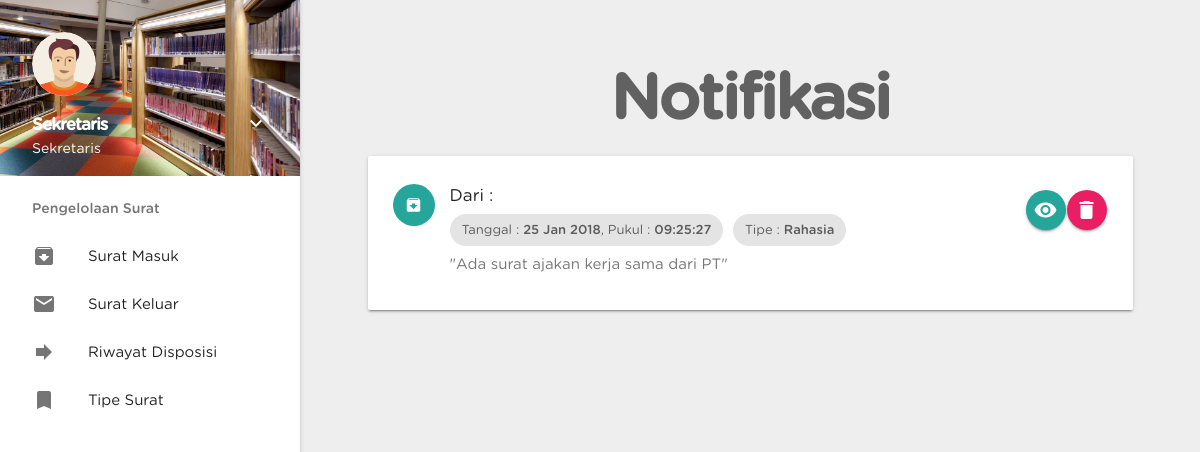
Screenshot of /manager.php (signed in) with the database file from the repository.
### tables this page shows
CREATE TABLE `tbl_disposisi` (
  `kd_disposisi` varchar(10) NOT NULL,
  `tanggal_disposisi` timestamp NOT NULL DEFAULT CURRENT_TIMESTAMP ON UPDATE CURRENT_TIMESTAMP,
  `dibalas_kepada` varchar(35) NOT NULL,
  `deskripsi` text NOT NULL,
  `notifikasi` varchar(35) NOT NULL,
  `status` varchar(15) NOT NULL DEFAULT 'belum' COMMENT 'dibaca/belum',
  `kd_surat` varchar(10) NOT NULL,
  `kd_user` varchar(10) NOT NULL,
  `kd_disposisi_terusan` varchar(10) DEFAULT NULL
);

CREATE TABLE `tbl_tipe_surat` (
  `kd_tipe_surat` varchar(10) NOT NULL,
  `tipe` varchar(35) NOT NULL
);

### manager.php (the view, shortened to what this page needs)
<!DOCTYPE html>
 <html>
   <?php
   	include 'library/head.php';
    ?>
   <body class="font-regular" style="background: #eee;">
  <?php
     include 'library/navbar.php';
    ?>
 <a href="#" data-activates="slide-out" class="button-collapse"><i class="material-icons">menu</i></a>
 <div class="row" style="margin-left: 300px;">
   <div class="container" style="width: 85%;">
      <h1 class="grey-text text-darken-2 center" style="font-weight: 600;letter-spacing: -2px;">Notifikasi</h1>
           <?php
             $sql = mysql_query("SELECT * FROM tbl_disposisi WHERE dibalas_kepada = '$_SESSION[idadmin]' AND status = 'belum' ORDER BY tanggal_disposisi DESC") or die(mysql_error());
             while ($anggota = mysql_fetch_array($sql)) {
               $getsuratdata = mysql_fetch_array(mysql_query("SELECT * FROM tbl_surat WHERE kd_surat = '$anggota[kd_surat]'"));
               $gettipedata = mysql_fetch_array(mysql_query("SELECT * FROM tbl_tipe_surat WHERE kd_tipe_surat = '$getsuratdata[kd_tipe_surat]'"));
               $getuser = mysql_fetch_array(mysql_query("SELECT * FROM tbl_user WHERE kd_user = '$anggota[kd_user]'"));
               $deletebutton = "delete_anggota".$anggota['kd_disposisi'];
               $updatebutton = "update_anggota".$anggota['kd_disposisi'];
               ?>
    <div class="card">
       <div class="card-content" style="padding: 10px;">
           <ul class="collection" style="border: 0px;">
             <li class="collection-item avatar" style="border-bottom: 0px;">
                  <i class="material-icons circle teal lighten-1">archive</i>
                   <span class="title" style="font-size: 17px;font-weight: 300;">Dari : <span class="deep-orange-text" style="font-weight: 600;"><?php echo $getuser['nama']; ?></span></span>
                   <p class="grey-text text-darken-1 regular-font" style="font-size: 15px;margin-top: 1%;"><span class="chip font-medium font-light" style="text-transform: capitalize;font-weight: 400;margin-bottom: 1%;">Tanggal : <span style="font-weight: 500;"><?php echo date_format(date_create($anggota['tanggal_disposisi']),"d M Y"); ?></span>, Pukul : <span style="font-weight: 500;"><?php echo date_format(date_create($anggota['tanggal_disposisi']),"H:i:s"); ?></span></span> <span class="chip font-medium font-light" style="text-transform: capitalize;font-weight: 400;margin-bottom: 1%;">Tipe : <span style="font-weight: 500;"><?php echo $gettipedata['tipe']; ?></span></span> <br>
                     "<?php echo $anggota['notifikasi'] ?>"
                   </p>
                   <form action="" method="post">
                   <button type="submit" name="<?php echo $updatebutton ?>" class="modal-trigger btn-floating teal lighten-1 secondary-content accent waves-effect waves-light hide-on-med-and-down tooltipped" data-position="left" data-delay="50" data-tooltip="Lihat Surat" style="margin-right:5.5%;"><i class="material-icons">visibility</i></button>
                   <button name="<?php echo $deletebutton ?>" class="btn-floating waves-effect waves-light secondary-content pink accent tooltipped" data-position="right" data-delay="50" data-tooltip="Hapus Surat"><i class="material-icons">delete</i></button>
                   </form>
                 </li>
                </ul>
       </div>
     </div>
             <?php
             }
            ?>
   </div>
 </div>
   </body>
 </html>

### css/style.css (style rules this page uses)
.font-medium { font-family: 'gotham rounded','roboto',sans-serif; font-weight: 500; }
.font-regular { font-family: 'gotham rounded','roboto',sans-serif; font-weight: 400; }
.font-light { font-family: 'gotham rounded','roboto',sans-serif; font-weight: 400; }

### library/head.php (style rules this page uses)
.material-icons { font-family: 'Material Icons'; font-weight: normal; font-style: normal; font-size: 24px; line-height: 1; letter-spacing: normal; text-transform: none; display: inline-block; white-space: nowrap; word-wrap: normal; direction: ltr; -webkit-font-smoothing: antialiased; text-rendering: optimizeLegibility; -webkit-font-feature-settings: 'liga'; -moz-font-feature-settings: 'liga'; font-feature-settings: 'liga'; }

### rows the page displays
tbl_disposisi: tanggal_disposisi "25 Jan 2018", tanggal_disposisi "09:25:27", tbl_tipe_surat.tipe "Rahasia", notifikasi "Ada surat ajakan kerja sama dari PT"

### other values shown
$_SESSION['namahome'] "Sekretaris"
$_SESSION['role'] "Sekretaris"
